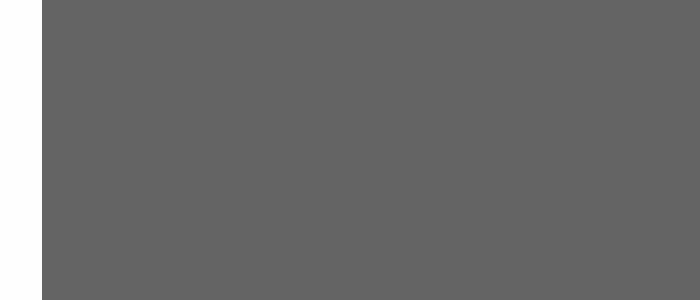
Frame 1 (no input)
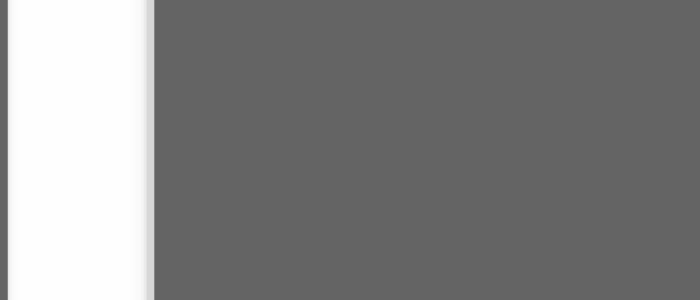
Frame 60 (the mouse pressed at the canvas centre just before this capture)
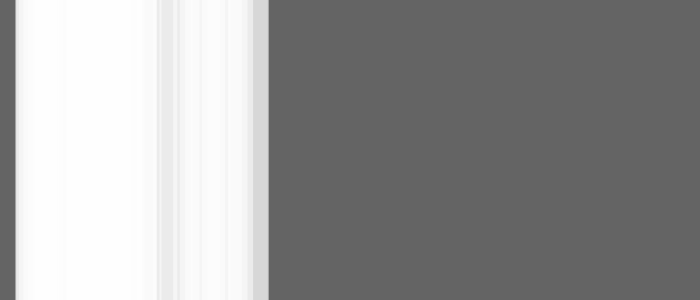
Frame 120 (the mouse held since frame 60 and released just before this capture)

The Processing sketch that drew these frames (run headless with seeded random() and noise(); from frame 60 on, the mouse is pressed at the canvas centre):

// Processing sketch: Stripe_rollover
// ── Stripe_rollover.pde
Stripe []stripe = new Stripe[40];
void setup()
{
  size(700,300);
  for(int i = 0;i<stripe.length;i++)
  {
    stripe[i] = new Stripe();
  }
}
void draw()
{
  background(100);
  for(int i = 0;i<stripe.length ;i++)
  {
    stripe[i].rollover(mouseX,mouseY);
    stripe[i].move();
    stripe[i].display();
  }
}
// ── Stripe.pde
class Stripe {
  float x=0;
  float y=0;
  float speed=random(0.1,2);
  boolean check=false;
  void move()
  {
    x+=speed;
    if(x-10 > width) x=-10;
  }
  void display()
  {
    noStroke();
    if(check)fill(0,255,0,125);
    else fill(255,255,255,125);
    rect(x,0,40,height);
  }
  void rollover(float mx,float my)
  {
    if(mx > x && mx < x+40)check = true;
    else check = false;
  }
}
